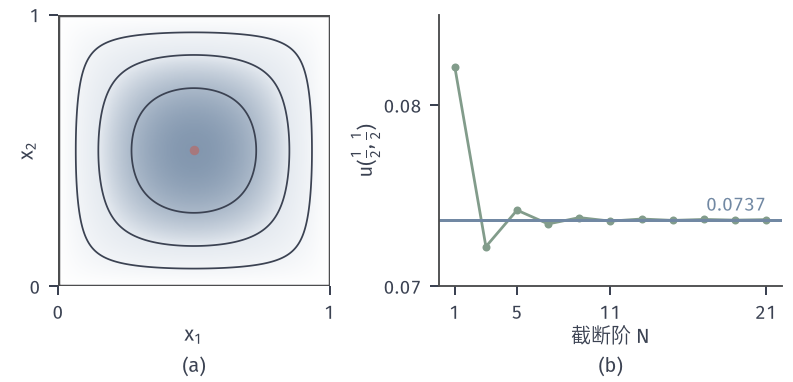

Write Python code to recreate this figure.
from pathlib import Path
import sys
HERE = Path(__file__).resolve().parent
sys.path.insert(0, str(HERE.parent/"ellip-common"))
from ellip_fig import *
# -Lap u=1 on unit square, sine series.
fig, axes = figure(width_mm=112, height_mm=54, ncols=2, gridspec_kw={'width_ratios': [.9, 1]})
panel(fig, left=.05, wspace=.28, bottom=.25, right=.985)
g = np.linspace(0, 1, 241); Px, Py = np.meshgrid(g, g)
odd = np.arange(1, 80, 2); U = 0*Px
for m in odd:
    sm = np.sin(m*np.pi*Px)
    for n in odd:
        U += 16/(np.pi**4*m*n*(m**2+n**2))*sm*np.sin(n*np.pi*Py)
ax = axes[0]
ax.imshow(U, origin='lower', extent=[0, 1, 0, 1], cmap=FIELD, vmin=0, vmax=.08)
ax.contour(Px, Py, U, [.02, .04, .06], colors=INK, linewidths=.7)
ax.plot([0, 1, 1, 0, 0], [0, 0, 1, 1, 0], color=STROKE, lw=1.4); dot(ax, .5, .5, RED, 3.8)
ax.set_xticks([0, 1]); ax.set_yticks([0, 1]); hat01(ax, '$x_1$'); ax.set_ylabel('$x_2$', labelpad=-3)
for s in ax.spines.values(): s.set_visible(False)
ax = axes[1]
Ns = np.arange(1, 22, 2); vals = []
for N in Ns:
    vals.append(sum(16/(np.pi**4*m*n*(m**2+n**2))*np.sin(m*np.pi/2)*np.sin(n*np.pi/2) for m in odd[odd <= N] for n in odd[odd <= N]))
ax.plot(Ns, vals, '-o', ms=3.2, lw=1.1, color=GREEN, mew=0); ax.axhline(U[120, 120], color=BLUE, lw=1.2)
lab(ax, 21, U[120, 120]+.0005, '%.4f' % U[120, 120], BLUE, ha='right')
ax.set_xlim(0, 22); ax.set_ylim(.070, .085); ax.set_yticks([.07, .08]); ax.set_xticks([1, 5, 11, 21]); hat01(ax, r'截断阶 N', r'$u(\frac{1}{2},\frac{1}{2})$')
tags(fig, axes)
save(fig, HERE, 'figure', {'center': float(U[120, 120]), 'first': vals[0], 'terms': 'm,n odd <80'})
print(U[120, 120], vals[:3])
